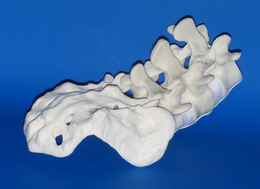
%> input picture down.bmp, 260 x 189 px, shrunk from 1100 x 800 before the run
$ octave multiflash.m   (GNU Octave 9; MATLAB toolbox functions it lacks are replaced by stand-ins)
%> lines starting %> are read from the running program, lines starting %| are printed output that depends on the picture; in (x1, y1, x2, y2) boxes, pixels count from 0 and x2, y2 are one past the last pixel; in counts of white or black regions, pixels touching at a corner belong together; the program's own positions count from 1
img1 = double(rgb2gray(imread('down.bmp')));
%> img1: size 189x260 double; min 13, max 243, mean 108.4
img2 = double(rgb2gray(imread('left.bmp')));
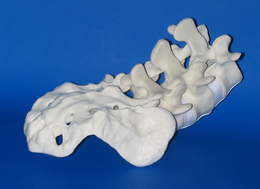
%> input picture left.bmp, 260 x 189 px, shrunk from 1100 x 800 before the run
%> img2: size 189x260 double; min 12, max 241, mean 103.4
img3 = double(rgb2gray(imread('right.bmp')));
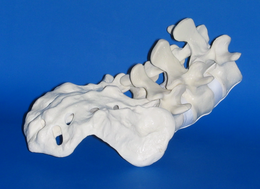
%> input picture right.bmp, 260 x 189 px, shrunk from 1100 x 800 before the run
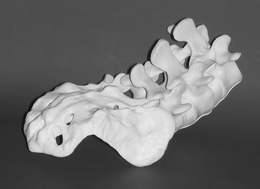
%> img3: size 189x260 double; min 12, max 245, mean 110.7
img4 = double(rgb2gray(imread('up.bmp')));
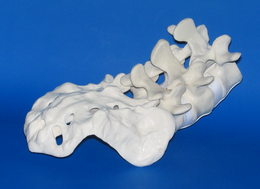
%> input picture up.bmp, 260 x 189 px, shrunk from 1100 x 800 before the run
%> img4: size 189x260 double; min 15, max 245, mean 110.1

%imgMax is a uint8 image which is the maximum of all the 4 images
imgMax = img1;
imgRat1 = img1;
imgRat2 = img2;
imgRat3 = img3;
imgRat4 = img4;

threshold = 0.65;

for i=1:size(img1,1)
    for j=1:size(img1,2)
        imgMax(i,j) = uint8(max(img1(i,j), max(img2(i,j), max(img3(i,j), img4(i,j)))));
        % If its near 0, its a shadow, else its a not a shadow
        imgRat1(i,j) = img1(i,j) ./ imgMax(i,j);
        imgRat2(i,j) = img2(i,j) ./ imgMax(i,j);
        imgRat3(i,j) = img3(i,j) ./ imgMax(i,j);
        imgRat4(i,j) = img4(i,j) ./ imgMax(i,j);
        if imgRat1(i,j) >= threshold
            imgRat1(i,j) = 1;
        else
            imgRat1(i,j) = 0;
        end
        if imgRat2(i,j) >= threshold
            imgRat2(i,j) = 1;
        else
            imgRat2(i,j) = 0;
        end
        if imgRat3(i,j) >= threshold
            imgRat3(i,j) = 1;
        else
            imgRat3(i,j) = 0;
        end
        if imgRat4(i,j) >= threshold
            imgRat4(i,j) = 1;
        else
            imgRat4(i,j) = 0;
        end
    end
end
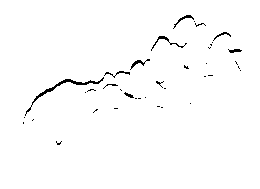
%> imgRat1: size 189x260 double; values 0 (black) and 1 (white), 98.6% white; black in thin lines or dots, all inside (x1, y1, x2, y2) = (23, 15, 242, 145)
%> imgRat2: size 189x260 double; values 0 (black) and 1 (white), 98.8% white; black in thin lines or dots, all inside (x1, y1, x2, y2) = (56, 17, 245, 159)
%> imgRat3: size 189x260 double; values 0 (black) and 1 (white), 98.9% white; black in thin lines or dots, all inside (x1, y1, x2, y2) = (21, 18, 219, 161)
%> imgRat4: size 189x260 double; values 0 (black) and 1 (white), 99.2% white; black in thin lines or dots, all inside (x1, y1, x2, y2) = (23, 34, 243, 163)

%%These would give us the boundaries but if the shadow is too large, it
%%won't work
imgFin = imgRat1 .* imgRat2;
%> imgFin: size 189x260 double; values 0 (black) and 1 (white), 97.6% white; black in thin lines or dots, all inside (x1, y1, x2, y2) = (23, 15, 245, 159)
imgFin = imgFin .* imgRat3;
%> imgFin: size 189x260 double; values 0 (black) and 1 (white), 96.9% white; black in thin lines or dots, all inside (x1, y1, x2, y2) = (21, 15, 245, 161)
imgFin = imgFin .* imgRat4;
%> imgFin: size 189x260 double; values 0 (black) and 1 (white), 96.5% white; black in thin lines or dots, all inside (x1, y1, x2, y2) = (21, 15, 245, 163)
%figure();
%imshow(imgFin);

%Find only the sudden changes, so values will be 1 if its a boundary, 0 if
%its not a boundary. These sudden changes correspond to the shadow, so we
%will get the boundaries of the images
imgRat1 = conv2(imgRat1, [-1 -1 -1 -1; -1 0 0 -1; 1 0 0 1; 1 1 1 1]);
%> imgRat1: size 192x263 double
imgRat4 = conv2(imgRat4, [1 1 1 1; 1 0 0 1; -1 0 0 -1; -1 -1 -1 -1]);
%> imgRat4: size 192x263 double
imgRat2 = conv2(imgRat2, [-1 -1 1 1; -1 0 0 1; -1 0 0 1; -1 -1 1 1]);
%> imgRat2: size 192x263 double
imgRat3 = conv2(imgRat3, [1 1 -1 -1; 1 0 0 -1; 1 0 0 -1; 1 1 -1 -1]);
%> imgRat3: size 192x263 double

%Remove additional rows/columns
imgRat1 = imcrop(imgRat1, [2 2 size(imgRat1,2)-4 size(imgRat1,1)-4]);
%> imgRat1: size 189x260 double
imgRat2 = imcrop(imgRat2, [2 2 size(imgRat2,2)-4 size(imgRat2,1)-4]);
%> imgRat2: size 189x260 double
imgRat3 = imcrop(imgRat3, [2 2 size(imgRat3,2)-4 size(imgRat3,1)-4]);
%> imgRat3: size 189x260 double
imgRat4 = imcrop(imgRat4, [2 2 size(imgRat4,2)-4 size(imgRat4,1)-4]);
%> imgRat4: size 189x260 double

imgEdges = imgRat1 + imgRat2 + imgRat3 + imgRat4;
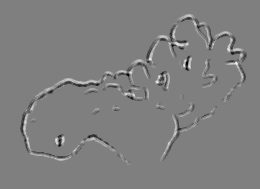
%> imgEdges: size 189x260 double; min -10, max 10, mean 0; drawn with min black and max white

%1's are where the shadow was and we consider these as the edges, all 0 or
%-ve values will be treated as black -> no boundary
figure();
imshow(imgEdges);
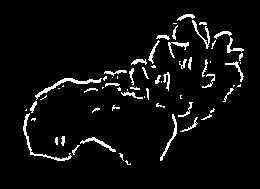
%> displayed picture: size 189x260, on the screen's scale of 0 to 255; 5% white in thin lines or dots, all inside (x1, y1, x2, y2) = (23, 14, 244, 165)
